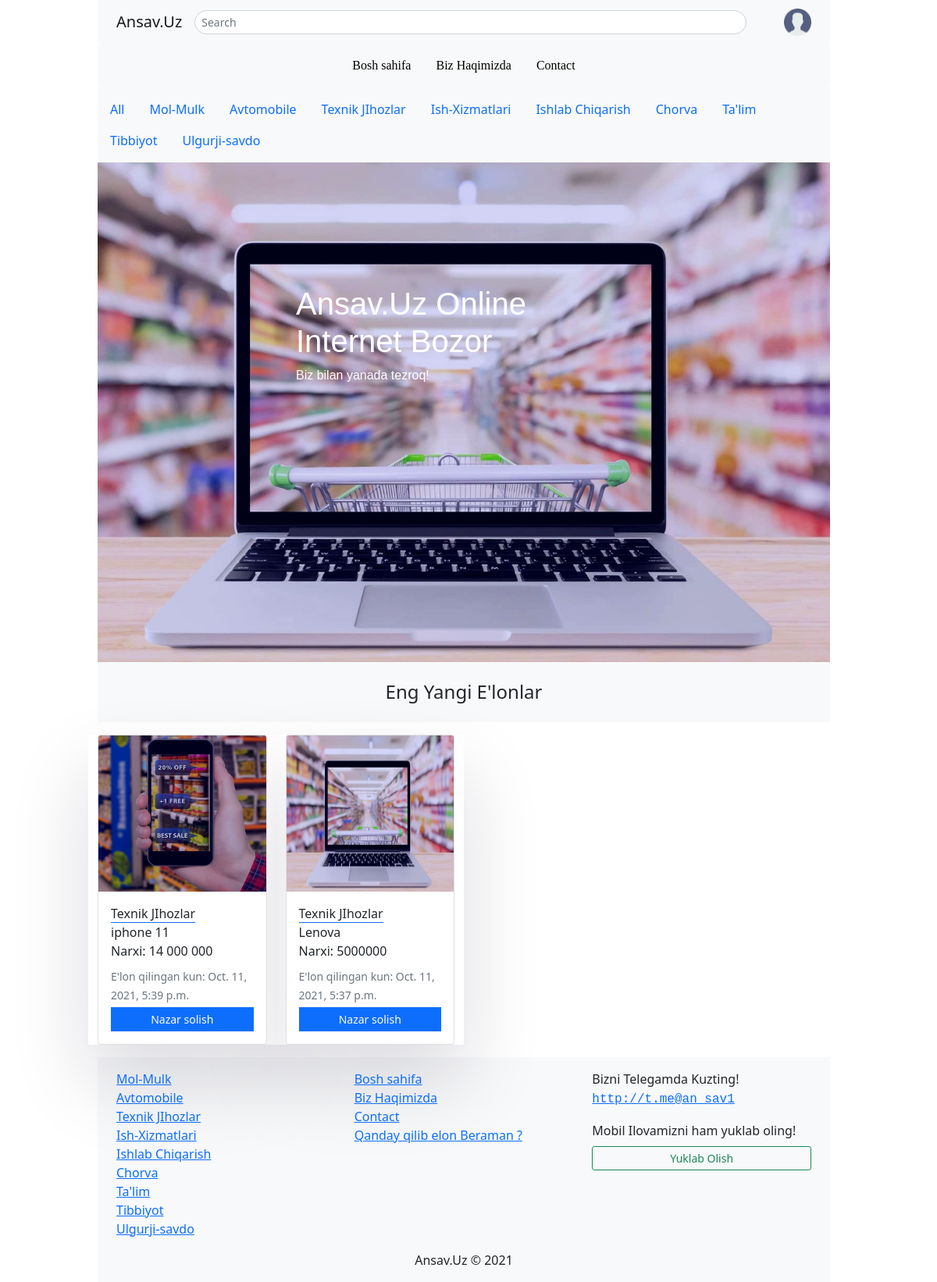
Page / (signed in) on the committed database.
### Users/models.py (models this page shows, shortened)
class UserProfile(models.Model):
    user = models.OneToOneField(User, related_name='userprofile', on_delete=models.CASCADE)
    image = models.ImageField(default='user.png', upload_to='user_pic')

### Ads/models.py (models this page shows, shortened)
class Category(models.Model):
    name = models.CharField(max_length=length, blank=True, null=True)
    add_date = models.DateTimeField(auto_now_add=True)
    def __str__(self):
        return self.name

class ItemName(models.Model):
    creater = models.ForeignKey(
        User, related_name='creater', on_delete=models.CASCADE)
    name = models.CharField(max_length=length, blank=True, null=True)
    ijara_turi = models.CharField(max_length=length, blank=True, null=True)
    narx = models.CharField(max_length=length, blank=True, null=True)
    category = models.ForeignKey(
        Category, related_name='category', on_delete=models.CASCADE)
    campany_name = models.CharField(max_length=length, blank=True, null=True)
    work_type = models.CharField(max_length=length, blank=True, null=True)
    image = models.ImageField(default='ish.jpg', upload_to='item_img')
    teaching_subject = models.CharField(
        max_length=length, blank=True, null=True)
    center_or_teacher_name = models.CharField(
        max_length=length, blank=True, null=True)
    region = models.CharField(max_length=length, blank=True, null=True)
    contact_person = models.CharField(max_length=length, blank=True, null=True)
    contact_number = models.CharField(max_length=length, blank=True, null=True)
    contact_person1 = models.CharField(
        max_length=length, blank=True, null=True)
    contact_number1 = models.CharField(
        max_length=length, blank=True, null=True)
    about = models.TextField()
    add_date = models.DateTimeField(auto_now_add=True)

### Ads/views.py (the view)
# urls.py: path('', HomeItemList.as_view(), name='Home'),
class HomeItemList(ListView):
    model = ItemName
    template_name = 'Adspages/Home.html'
    ordering = '-add_date'
    paginate_by = 8
    def get_context_data(self, **kwargs):
        context = super().get_context_data(**kwargs)
        context['category'] = Category.objects.all()
        return context

### Ads/templates/Adspages/Home.html (shortened to what this page needs)
{% extends "Adspages/base.html" %}
{% load static %}
{% block content %}
<div class="row">
    {% for i in object_list %}
        <div class="col-6 col-sm-4 col-md-4 col-lg-4 col-xl-3 my-3 box-element">
            <div class="card">
                <img src="{{i.image.url}}" alt="" height="200" class="card-img-top">
                <div class="card-body">
                    {% if i.center_or_teacher_name or i.teaching_subject %}
                        <span id="markaz" class="border-bottom border-primary">{{i.category}}</span><br>
                        <span class="card-title">{{i.teaching_subject}}</span>
                    {% elif i.work_type %}
                        <span id="markaz" class="border-bottom border-primar    y">{{i.category}}</span><br>
                        <span class="card-title">{{i.work_type}}</span>
                    {% else %}
                        <span id="markaz" class="border-bottom border-primary">{{i.category}}</span><br>
                        <span class="card-title">{{i.name}}</span>
                    {% endif %}
                    <p class="card-text mb-2">Narxi: {{i.narx}}</p>
                    <span class="text-secondary"> <small> E'lon qilingan kun: {{ i.add_date }}</small> </span><br>
                    <div class="d-grid gap-2 mt-1">
                        <a href="{% url 'Ads:Full' pk=i.pk %}" class="btn btn-sm btn-primary rounded-0">Nazar solish</a>
                    </div>
                </div>
            </div>
        </div>
    {% endfor %}
</div>
{% endblock content %}

### Ads/templates/Adspages/base.html (shortened to what this page needs)
<!doctype html>
{% load static %}
<html lang="en">
  <head>
    <link href="https://cdn.jsdelivr.net/npm/bootstrap@5.1.3/dist/css/bootstrap.min.css" rel="stylesheet">
    <link rel="stylesheet" href="{% static 'css/style.css' %}">
    <link rel="stylesheet" href="https://use.fontawesome.com/releases/v5.15.4/css/all.css">
  </head>
  <body class="bg-white">
    {% include "pages/messages.html" %}
    <div class="row" style="margin-right: 0;">
        <div class="col-12 col-sm-12 col-md-10 col-lg-10 col-xl-10 m-auto">
            <div class="container-fluid">
                <nav class="navbar navbar-expand-lg navbar-light bg-light rounded" aria-label="Eleventh navbar example">
                    <div class="container-fluid">
                    <a class="navbar-brand" href="/">Ansav.Uz</a>
                    <div class="navbar-collapse collapse" id="navbarsExample09">
                        <form class="d-flex mt-3 mt-lg-0 me-0 me-sm-0 me-md-auto me-lg-auto w-100" method="get" action="{% url 'Ads:Search' %}">
                            <input name="search" class="form-control me-auto rounded-pill form-control-sm" type="search" placeholder="Search" aria-label="Search">
                        </form>
                        <div class="text-center text-sm-center text-md-center ms-auto ms-lg-5 mt-lg-0 mt-2 d-inline-block">
                            {% if user.is_authenticated %}
                                <a href="{% url 'Users:Profile' %}">
                                    <img src="{{user.userprofile.image.url}}" width="35" alt="userimg">
                                </a>
                            {% else %}
                                <div class="btn-group text-center text-sm-center text-md-center">
                                    <a href="{% url 'Users:LogIn' %}" class="btn btn-outline-success btn-sm">LogIn</a>
                                    <a href="{% url 'Users:SignUp' %}" class="btn btn-outline-warning btn-sm">SignUp</a>
                                </div>
                            {% endif %}
                        </div>
                    </div>
                    </div>
                </nav>
                <nav class="navbar navbar-expand-lg navbar-light bg-light rounded" aria-label="Twelfth navbar example">
                    <div class="container-fluid">
                    <div class="m-auto">
                        <ul class="nav" id="nav_ul">
                            <li class="nav-item">
                                <a class="nav-link" aria-current="page" href="/">Bosh sahifa</a>
                            </li>
                            <li class="nav-item">
                                <a class="nav-link" href="{% url 'Ads:About' %}">Biz Haqimizda</a>
                            </li>
                            <li class="nav-item">
                                <a class="nav-link" href="{% url 'Ads:Contact' %}">Contact</a>
                            </li>
                        </ul>
                    </div><br>
                </div>
            </nav>
            <nav class="navbar navbar-expand-lg navbar-light bg-light rounded" aria-label="Twelfth navbar example">
                <div class="m-auto">
                    <ul class="nav text-center">
                        <li class="nav-item">
                            <a href="/" class="nav-link">All</a>
                        </li>
                        {% for i in category %}
                            <li class="nav-item">
                                <a class="nav-link" href="{% url 'Ads:Filter' pk=i.pk %}">{{i.name}}</a>
                            </li>
                        {% endfor %}
                    </ul>
                </div>
            </nav>
                <div id="fon-img">
                  <div class="p-5 rounded" id="title">
                    <div class="col-sm-8 mx-auto">
                      <h1>Ansav.Uz Online <br> Internet Bozor</h1>
                      <p>Biz bilan yanada tezroq!</p>
                    </div>
                  </div>
                </div>
                <div class="wrapper text-center py-4 bg-light">
                    <h4 class="m-0">Eng Yangi E'lonlar</h4>
                </div>
  <div class="main">
      {% block content %}
      {% endblock content %}
  </div>
  <footer>
    <div class="bg-light py-3 footer-bottom">
        <div class="row px-4">
            <div class="col-12 col-sm-6 col-md-4 col-lg-4 col-xl-4">
                <ul class="list-unstyled">
                    {% for i in category %}
                        <li><a class="" href="{% url 'Ads:Filter' pk=i.pk %}">{{i.name}}</a></li>
                    {% endfor %}
                </ul>
            </div>
            <div class="col-12 col-sm-6 col-md-4 col-lg-4 col-xl-4">
                <ul class="list-unstyled">
                    <li><a href="/">Bosh sahifa</a></li>
                    <li><a href="{% url 'Ads:About' %}">Biz Haqimizda</a></li>
                    <li><a href="{% url 'Ads:Contact' %}">Contact</a></li>
                    <li><a href="{% url 'Ads:Help' %}">Qanday qilib elon Beraman ?</a></li>
                </ul>
            </div>
            <div class="col-12 col-sm-6 col-md-4 col-lg-4 col-xl-4">
                <div class="telegram">
                    <span>Bizni Telegamda Kuzting!</span>
                    <samp><a href="http://t.me@an_sav1">http://t.me@an_sav1</a></samp>
                </div>
                <div class="ilova d-grid gap-2 mt-3">
                    <span>Mobil Ilovamizni ham yuklab oling!</span>
                    <a href="#" class="btn btn-sm btn-outline-success">Yuklab Olish</a>
                </div>
            </div>
        </div>
        <div class="text-center">
            <span class="">Ansav.Uz &copy; 2021</span>
        </div>
    </div>
</footer>
</div>
</div>
  </body>
</html>

### Users/templates/pages/messages.html (shortened to what this page needs)
<!doctype html>
{% load static %}
<html lang="en">
  <head>
    <link href="https://cdn.jsdelivr.net/npm/bootstrap@5.1.0/dist/css/bootstrap.min.css" rel="stylesheet">
    <link rel="stylesheet" href="{% static 'css/style.css' %}">
    <link rel="stylesheet" href="https://use.fontawesome.com/releases/v5.15.4/css/all.css">
  </head>
  <body>
  </body>
</html>

### Ads/static/css/style.css (style rules this page uses)
#nav_ul .nav-item .nav-link { color: black; font-family: serif; }
.box-element { box-shadow: rgba(17, 12, 46, 0.15) 0px 48px 100px 0px; }

### rows in the picture
Category: name "Mol-Mulk"
Category: name "Avtomobile"
Category: name "Texnik JIhozlar"
Category: name "Ish-Xizmatlari"
Category: name "Ishlab Chiqarish"
Category: name "Chorva"
Category: name "Ta'lim"
Category: name "Tibbiyot"
Category: name "Ulgurji-savdo"
ItemName: image (picture), category "Texnik JIhozlar", name "iphone 11", narx "14 000 000", add_date "Oct. 11, 2021, 5:39 p.m."
ItemName: image (picture), category "Texnik JIhozlar", name "Lenova", narx "5000000", add_date "Oct. 11, 2021, 5:37 p.m."
